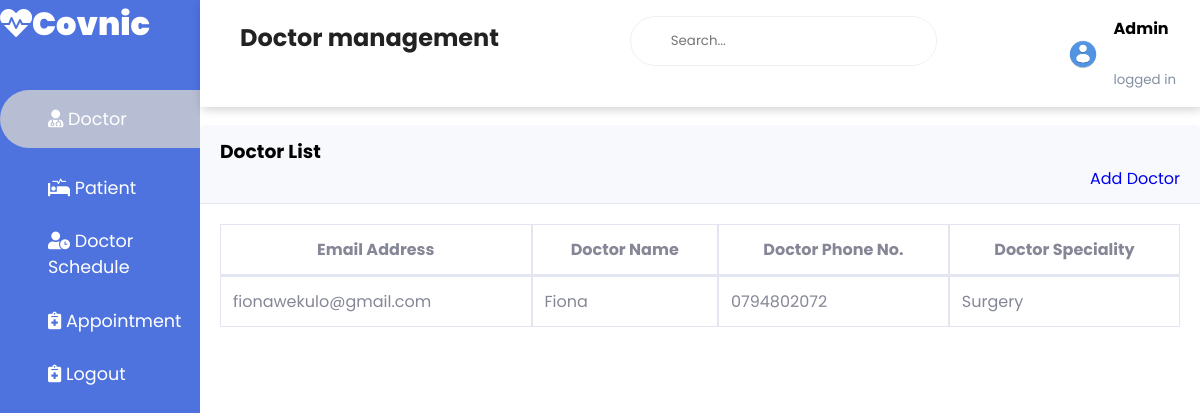
The page /admin/doctor.php on the database its author committed.
### tables this page shows
CREATE TABLE `doctor_table` (
  `doctor_email_address` varchar(200) NOT NULL,
  `doctor_password` varchar(200) NOT NULL,
  `doctor_name` varchar(200) NOT NULL,
  `doctor_phone_no` varchar(200) NOT NULL,
  `doctor_address` varchar(200) NOT NULL,
  `doctor_date_of_birth` date NOT NULL,
  `doctor_degree` varchar(200) NOT NULL,
  `doctor_expert_in` varchar(200) NOT NULL,
  `doctor_status` varchar(200) NOT NULL,
  `doctor_added_on` time(6) NOT NULL
);

### admin/doctor.php (the view, shortened to what this page needs)
<!DOCTYPE html>
<html lang="en">
 <head>
   <link rel="stylesheet" href="../admin/style_admin.css">
     <link rel="stylesheet" href="https://cdnjs.cloudflare.com/ajax/libs/font-awesome/5.15.4/css/all.min.css">
   <link rel="stylesheet" href="https://maxst.icons8.com/vue-static/landings/line-awesome/line-awesome/1.3.0/css/line-awesome.min.css">
 </head>
 <body>
   <div class="sidebar">
     <div class="sidebar-brand">
<h1><span class = "fas fa-heartbeat"><span>  Covnic</span></span></h1>
</div>
     <div class="sidebar-menu">
         <ul>
            <li class="active">
                <a class="nav-link" href="doctor.php">
                    <i class="fas fa-user-md"></i>
                    <span>Doctor</span></a>
            </li>
            <li>
                <a class="nav-link" href="patient.php">
                    <i class="fas fa-procedures"></i>
                    <span>Patient</span></a>
            </li>
            <li>
                <a class="nav-link" href="doctor_schedule.php">
                    <i class="fas fa-user-clock"></i>
                    <span>Doctor Schedule</span></a>
            </li>
            <li>
                <a class="nav-link" href="appointment.php">
                    <i class="fas fa-notes-medical"></i>
                    <span>Appointment</span></a>
            </li>
            <li>
                <a class="nav-link" href="index.php">
                    <i class="fas fa-notes-medical"></i>
                    <span>Logout</span></a>
            </li>
        </ul>
        </div>
        </div>
<div class="main-content">
    <header>
        <h2>
            <label for="nav-toggle">
                <span class="las la-bars"></span>
            </label>
            Doctor management
        </h2>
        <div class="search-wrapper">
            <input type="search" placeholder="Search...">
        </div>
        <div class="user-wrapper">
            <img src="../images/pic1.png" width="30px" height="30px" alt="">
           <div>
               <h4>Admin</h4>
               <br>
               <small>logged in</small>
           </div>
        </div>
    </header>
	<br>
	<br>
	<br>
	<br>
                    <div class="card shadow mb-4">
                        <div class="card-header py-3">
                        	<div class="row">
                            	<div class="col">
                            		<h3 class="m-0 font-weight-bold text-primary">Doctor List</h3>
                            	</div>
                            	<div class="col" align="right">
                           <a href="adddoc.php">Add Doctor</a>
                            	</div>
                            </div>
                        </div>
                        <div class="card-body">
                            <div class="table-responsive">
                                <table class="table table-bordered" id="doctor_table" width="100%" cellspacing="0">
                                    <thead>
                                        <tr>
                                            <th>Email Address</th>
                                            <th>Doctor Name</th>
                                            <th>Doctor Phone No.</th>
                                            <th>Doctor Speciality</th>
                                        </tr>
                                    </thead>
                                    <tbody>
                                        <?php
                                        include_once '../connect.php';
                                        $sql = "SELECT doctor_email_address,
                                       doctor_name, doctor_phone_no, doctor_expert_in FROM doctor_table";
                                        $result= $conn->query($sql);
                                         while($row = $result->fetch_assoc()){
                                            echo  "<tr>
                                            <td>" . $row["doctor_email_address"] . "</td>
                                            <td>" . $row["doctor_name"] . "</td>
                                            <td>" . $row["doctor_phone_no"] . "</td>
                                            <td>" . $row["doctor_expert_in"] . "</td>
                                        </tr>";
                                         }
                                        ?>
                                    </tbody>
                                </table>
                            </div>
                        </div>
                    </div>
                    </body>
</html>

### admin/style_admin.css (style rules this page uses)
:root { --main-color: #4e73df; --color-dark: #1d2231; --text-grey: #8390a2; }
* { padding: 0; margin: 0; box-sizing: border-box; list-style-type: none; text-decoration: none; font-family: 'Poppins', sanserif; }
.sidebar { width: 200px; position: fixed; left: 0; top: 0; height: 100%; background: var(--main-color); }
.sidebar-brand { height: 90px; padding-left: 1 rem 0rem 1rem 2rem; color: #fff; }
.sidebar-brand span { display: inline-block; padding-right: 1rem; }
.sidebar-menu li { width: 100%; margin-bottom: 1.7rem; padding-left: 2rem; }
.sidebar-menu a { padding-left: 1rem; display: block; color: #fff; font-size: 1.1rem; }
.active, .sidebar-menu ul li:hover { background: rgb(183, 190, 211); padding-top: 1rem; padding-bottom: 1rem; color: var(--main-color); border-radius: 30px 0px 0px 30px; }
.main-content { transition: margin-left 300ms; margin-left: 200px; }
.main-content header { background: #fff; display: flex; justify-content: space-between; padding: 1rem 1.5rem; box-shadow: 2px 2px 10px rgba(0, 0, 0, 0.2); position: fixed; left: 200px; width: calc(100% - 200px); top: 0; }
.main-content header h2 { color: #222; }
.main-content header label span { font-size: 1.7rem; padding-left: 1rem; }
.search-wrapper { border: 1px solid #f0f0f0; border-radius: 30px; height: 50px; display: flex; align-items: center; overflow-x: hidden; }
.search-wrapper input { height: 100%; padding: .5rem; border: none; outline: none; }
.user-wrapper { display: flex; align-items: center; }
.user-wrapper img { border-radius: 50%; margin-right: 1rem; }
.user-wrapper h4 { margin-bottom: 0rem !important; }
.user-wrapper small { display: inline-block; color: var(--text-grey); margin-top: -10px !important; }
.card-body { flex:1 1 auto; min-height:1px; padding:1.25rem }
.card-header { padding:.75rem 1.25rem;margin-bottom:0;background-color:#f8f9fc;border-bottom:1px solid #e3e6f0 }
.card-header:first-child { border-radius:calc(.35rem - 1px) calc(.35rem - 1px) 0 0 }
.table { width:100%;margin-bottom:1rem;color:#858796 }
.table td,.table th { padding:.75rem;vertical-align:top;border-top:1px solid #e3e6f0 }
.table thead th { vertical-align:bottom;border-bottom:2px solid #e3e6f0 }
.table-bordered { border:1px solid #e3e6f0 }
.table-bordered td, .table-bordered th { border:1px solid #e3e6f0 }
.table-bordered thead td, .table-bordered thead th { border-bottom-width:2px }
.table-responsive { display:block;width:100%;overflow-x:auto;-webkit-overflow-scrolling:touch }
.table-responsive>.table-bordered { border:0 }

### rows shown on the page
doctor_table: doctor_email_address "fionawekulo@gmail.com", doctor_name "Fiona", doctor_phone_no "0794802072", doctor_expert_in "Surgery"
